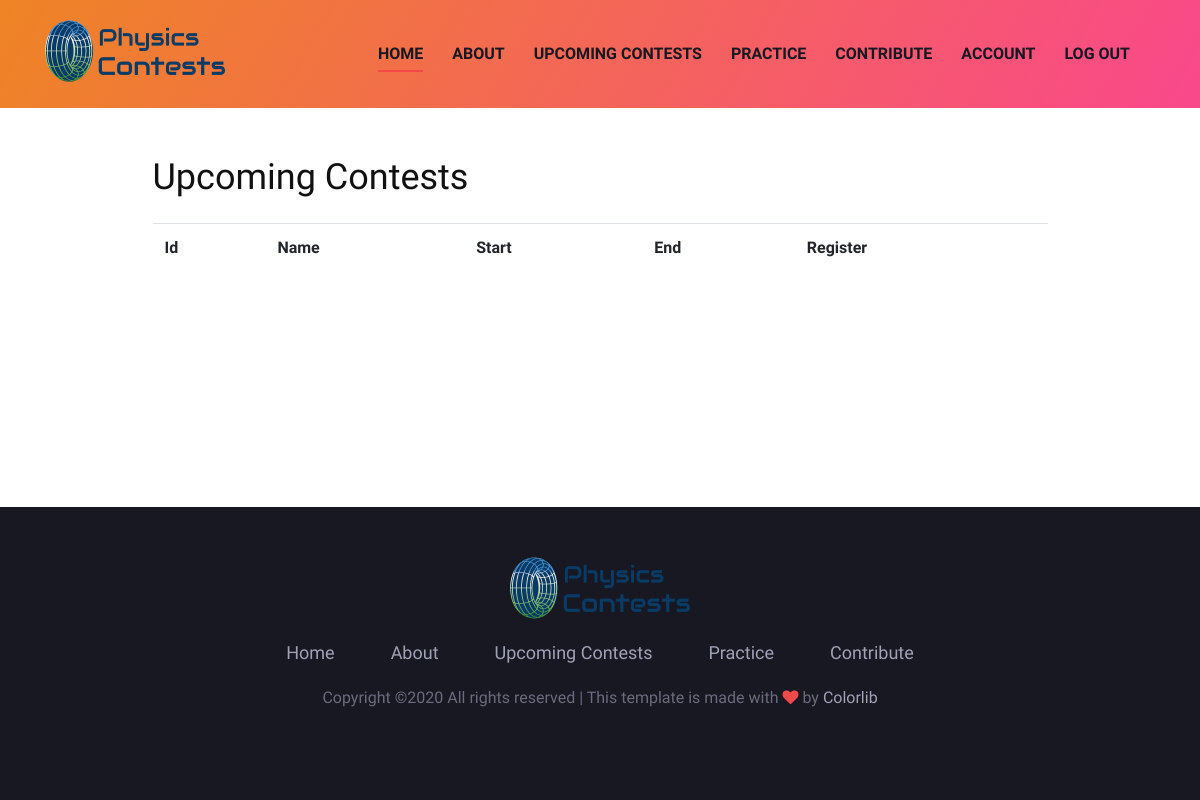
The app's page /upcoming_contests (signed in), older data.
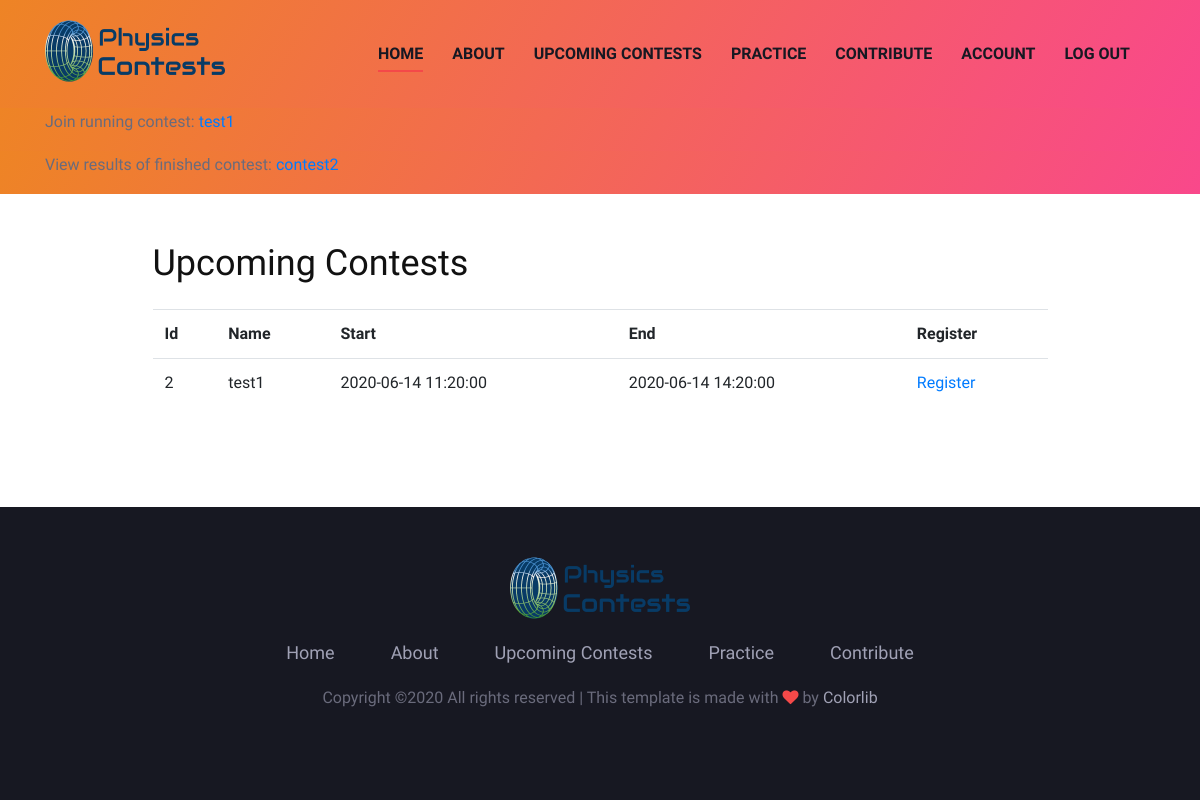
The same page, newer data.
### physicscontests/models.py (models this page shows)
class Contest(db.Model):
	id = db.Column(db.Integer,primary_key=True)
	name = db.Column(db.String(40), unique=True, nullable=False, default=f"Physicscontest #{id}")
	description = db.Column(db.Text)
	start = db.Column(db.DateTime, nullable=False)
	end = db.Column(db.DateTime, nullable=False)
	tasks = db.relationship('Task', backref='contest')
	creator_id = db.Column(db.Integer, db.ForeignKey('user.id'))

### physicscontests/routes.py (the view)
@app.route("/upcoming_contests")
def upcoming_contests():
	contests = Contest.query.filter(Contest.end > datetime.now()).order_by(Contest.start).all()
	return render_template("upcoming_contests.html", contests=contests, current_user=current_user)

### physicscontests/__init__.py (called while the page is built)
def get_important_announcements():#should only be triggered once if there is something important
	announcements = []
	return announcements

def get_running_contests():
	contests_running = Contest.query.filter(Contest.start <= datetime.now()).filter(Contest.end > datetime.now()).all()
	return contests_running

def get_finished_contests():
	contests_finished = Contest.query.filter(Contest.end <= datetime.now()).filter(Contest.end > datetime.now() - timedelta(hours=2)).all()
	return contests_finished

### physicscontests/models.py (called while the page is built)
@login_manager.user_loader
def load_user(user_id):
	return User.query.get(int(user_id))

### physicscontests/templates/upcoming_contests.html
{% extends 'base.html' %}
{% block body %}
<div class="container mt-5 mb-5">
	<div class="col-lg-10 center-form">
		<h2 class="mb-4">Upcoming Contests</h2>
		<table class="table">
			<tr>
				<th scope="col">Id</th>
				<th scope="col">Name</th>
				<th scope="col">Start</th>
				<th scope="col">End</th>
				<th scope="col">Register</th>
			</tr>
			{% for contest in contests %}
				<tr>
					<td>{{ contest.id }}</td>
					<td>{{ contest.name }}</td>
					<td>{{ contest.start }}</td>
					<td>{{ contest.end }}</td>
					{% if current_user.is_authenticated and current_user in contest.participants %}
						<td style="color:green">Registered</td>
					{% else %}
						<td><a href="{{ url_for('register_contest', contestID=contest.id) }}">Register</a></td>
					{% endif %}
				</tr>
			{% endfor %}
		</table>
	</div>
</div>
{% endblock %}

### physicscontests/templates/base.html (shortened to what the changed rows need)
<!DOCTYPE html>
<html lang="zxx">
<head>
    <link rel="stylesheet" href="{{ url_for('static', filename='css/bootstrap.min.css') }}" type="text/css">
    <link rel="stylesheet" href="{{ url_for('static', filename='css/font-awesome.min.css') }}" type="text/css">
    <link rel="stylesheet" href="{{ url_for('static', filename='css/elegant-icons.css') }}" type="text/css">
    <link rel="stylesheet" href="{{ url_for('static', filename='css/owl.carousel.min.css') }}" type="text/css">
    <link rel="stylesheet" href="{{ url_for('static', filename='css/magnific-popup.css') }}" type="text/css">
    <link rel="stylesheet" href="{{ url_for('static', filename='css/slicknav.min.css') }}" type="text/css">
    <link rel="stylesheet" href="{{ url_for('static', filename='css/style.css') }}" type="text/css">
</head>
<body>
    {% with running_cs = get_running_contests() %}
        {% if running_cs %}
            <header class="header-section bg-gradient">
                <div class="container">
                    {% for contest in running_cs %}
                        <div class="row center-form"><p>Join running contest: <a href="{{ url_for('view_contest', contestID=contest.id) }}">{{ contest.name }}</a></p></div>
                    {% endfor %}
                </div>
            </header>
        {% endif %}
    {% endwith %}
    {% with finished_cs = get_finished_contests() %}
        {% if finished_cs %}
            <header class="header-section bg-gradient">
                <div class="container">
                    {% for contest in finished_cs %}
                        <div class="row center-form"><p>View results of finished contest: <a href="{{ url_for('contest_scoreboard', contestID=contest.id) }}">{{ contest.name }}</a></p></div>
                    {% endfor %}
                </div>
            </header>
        {% endif %}
    {% endwith %}
    {% block body %}{% endblock %}
</body>
</html>

Row changes from the older to the newer data that the page shows:
added Contest: name "test1", id "2", start "2020-06-14 11:20:00", end "2020-06-14 14:20:00"
added Contest: name "contest2"
